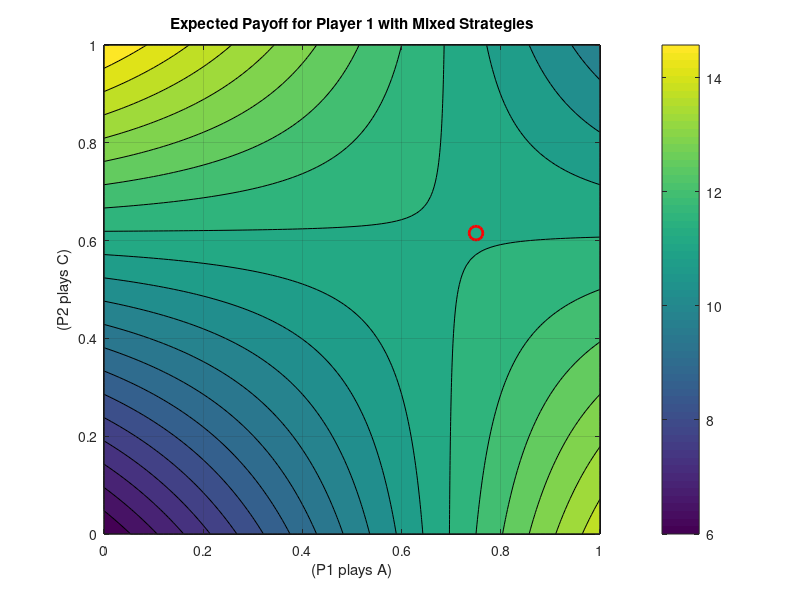

Recreate this plot in MATLAB.
clc;
clear;
close all;

P1_AC = 10; P1_BC = 15; P1_AD = 14; P1_BD = 6;
P2_AC = 16; P2_BC = 20; P2_AD = 24; P2_BD = 12;
AC = [P1_AC, P2_AC];
BC = [P1_BC, P2_BC];
AD = [P1_AD, P2_AD];
BD = [P1_BD, P2_BD];

matrix = [AC AD;
          BC BD];
P1_A = [P1_AC, P1_AD]; P1_B = [P1_BC, P1_BD];
P2_C = [P2_AC; P2_BC]; P2_D = [P2_AD; P1_BD];
P1 = [P1_A; P1_B];
P2 = [P2_C, P2_D];

% Dimensions
[m, n] = size(P1);
% Build cell array with headers
M = cell(m+1, n+1);  % Extra row & column for headers
% Set column headers (Player 2)
M{1,2} = 'Player 2 (C)';
M{1,3} = 'Player 2 (D)';
% Set row headers (Player 1)
M{2,1} = 'Player 1 (A)';
M{3,1} = 'Player 1 (B)';
% Fill the formatted payoffs
for i = 1:m
    for j = 1:n
        M{i+1, j+1} = sprintf('[%d,%d]', P1(i,j), P2(i,j));
    end
end
% Display in command window
disp('Payoff Matrix:')
for i = 1:size(M,1)
    for j = 1:size(M,2)
        if isempty(M{i,j})
            fprintf('%15s', '');
        else
            fprintf('%15s', M{i,j});
        end
    end
    fprintf('\n');
end

if P1_AC > P1_BC && P1_AD > P1_BD
    disp ("Player 1's Dominant Strategy is to Pick A.")
elseif P1_AC < P1_BC && P1_AD < P1_BD
    disp ("Player 1's Dominant Strategy is to Pick B.")
else
    disp ("Player 1 has no dominant strategy.");
end

if P2_AC > P2_AD && P2_BC > P2_BD
    disp ("Player 2's Dominant Strategy is to Pick C.")
elseif P2_AC < P2_AD && P2_BC < P2_BD
    disp ("Player 2's Dominant Strategy is to Pick D.")
else
    disp ("Player 2 has no dominant strategy.");
end
AD_eq = false; AC_eq = false; BD_eq = false; BC_eq = false;
if P2_AD > P2_AC && P1_AD > P1_BD
    AD_eq = true; 
    disp ("Player 1 picking A and Player 2 Picking D is a Nash Equilibrium.")
end
if P2_AD < P2_AC && P1_AC > P1_BC
    AC_eq = true;
    disp ("Player 1 picking A and Player 2 Picking C is a Nash Equilibrium.")
end
if P2_BD > P2_BC && P1_AD < P1_BD
    BD_eq = true;
    disp ("Player 1 picking B and Player 2 Picking D is a Nash Equilibrium.")
end
if P2_BD < P2_BC && P1_AC < P1_BC
    BC_eq = true;
    disp ("Player 1 picking B and Player 2 Picking C is a Nash Equilibrium.")
end
if ~AD_eq && ~AC_eq && ~BD_eq && ~BC_eq
    disp("There is no Nash Equilibrium.")
end
%% Mixed Nash Equilibrium 
% for Player 2 indifference
p2 = (P1_AD - P1_BD) / (P1_BC - P1_BD - P1_AC + P1_AD);
% for Player 2 indifference
p1 = (P2_AD - P2_BD) / (P2_BC - P2_BD - P2_AC + P2_AD);

% Clamp values to [0, 1] in case of numeric instability
p1 = max(min(p1, 1), 0);
p2 = max(min(p2, 1), 0);

fprintf('Player 1 plays A with probability of %.2f, and B with probability of %.2f\n', p2, 1-p2);
fprintf('Player 2 plays C with probability of %.2f, and D with probability of %.2f\n', p1, 1- p1);

% Visualization of Expected Utility for Player 1
[x, y] = meshgrid(0:0.01:1);

% Expected payoff of Player 1 given mixed strategies
U1 = x.*(y*P1(1,1) + (1-y)*P1(1,2)) + (1-x).*(y*P1(2,1) + (1-y)*P1(2,2));

figure
contourf(x, y, U1, 20); colorbar
hold on
plot(p1, p2, 'ro', 'MarkerSize', 10, 'LineWidth', 2)
title('Expected Payoff for Player 1 with Mixed Strategies')
xlabel('(P1 plays A)')
ylabel('(P2 plays C)')
grid on

